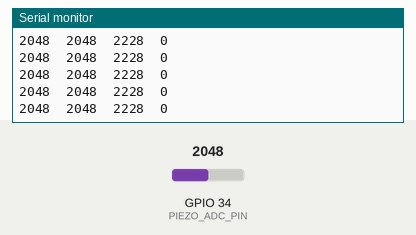
This sketch was run on a simulated ESP32. On the bench: the last lines printed to the serial monitor. Inputs (shaded band) come from the test bench; at power-on: GPIO 34 (PIEZO_ADC_PIN) = 2048 (analog values on the 0–4095 scale).

Above: at 1.5 s.
1.6 s: GPIO 34 (PIEZO_ADC_PIN) set to 624
At 2.2 s:
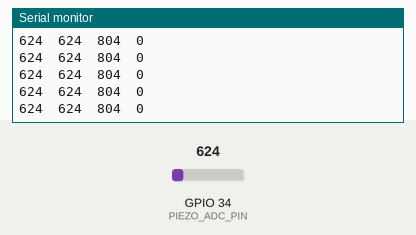
3.1 s: GPIO 34 (PIEZO_ADC_PIN) set to 566
At 4.2 s:
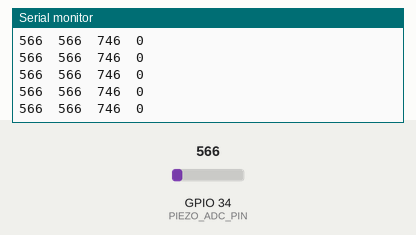
Timing chart, 0 to 6.1 s (numbered marks = the images above; inputs shaded):
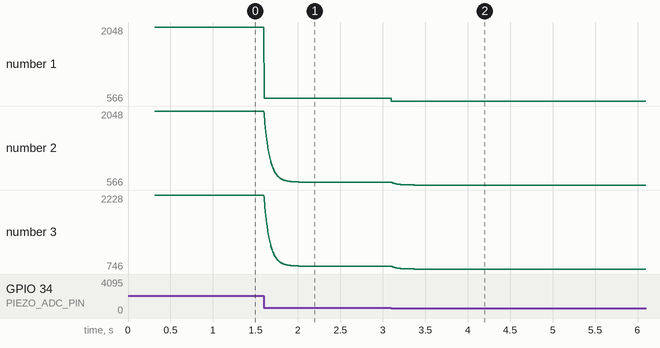

The sketch:

piezo-test.ino
```cpp
// ===== Piezo Test  — robust filtering =====
// Code by Solehin Rizal
// View: Tools -> Serial Plotter @ 115200
// Columns: raw    ema    thresh    hit(0/1)

const int PIEZO_ADC_PIN = 34;        // ADC1-only pin
const int SAMPLE_US      = 2000;     // ~500 Hz
const float EMA_ALPHA    = 0.04f;    // 0.03..0.07 (smaller = smoother)
int MARGIN               = 180;      // raise to 200–280 if you see false hits
const unsigned long REFRACT_MS = 250; // dead-time to ignore after a hit

float ema = 0.0f;
unsigned long lastHitMs = 0;

// Take N fast reads and return the median (kills single-sample spikes)
int adcMedian5() {
  int v[5];
  for (int i = 0; i < 5; ++i) v[i] = analogRead(PIEZO_ADC_PIN);
  // sort 5 (tiny, simple)
  for (int i = 0; i < 5; ++i)
    for (int j = i+1; j < 5; ++j)
      if (v[j] < v[i]) { int t=v[i]; v[i]=v[j]; v[j]=t; }
  return v[2]; // median
}

void setup() {
  Serial.begin(115200);
  analogReadResolution(12);                        // 0..4095
  analogSetPinAttenuation(PIEZO_ADC_PIN, ADC_11db); // ~0..3.3V

  // Init baseline
  long sum = 0;
  for (int i = 0; i < 150; ++i) { sum += analogRead(PIEZO_ADC_PIN); delay(2); }
  ema = sum / 150.0f;
}

void loop() {
  // Median-of-5 to suppress glitches (important when no hardware cap)
  int raw = adcMedian5();

  // Baseline (EMA)
  ema += EMA_ALPHA * (raw - ema);

  // Dynamic threshold
  int thresh = (int)ema + MARGIN;

  // Hit detection with refractory
  int hit = 0;
  unsigned long now = millis();
  if (raw > thresh && (now - lastHitMs) > REFRACT_MS) {
    hit = 1;
    lastHitMs = now;
  }

  // Plotter output
  Serial.print(raw);   Serial.print('\t');
  Serial.print((int)ema); Serial.print('\t');
  Serial.print(thresh); Serial.print('\t');
  Serial.println(hit);

  delayMicroseconds(SAMPLE_US);
}
```

Measured:
- after the input at 1.6 s, the serial monitor: prints a new line at once (image 1)
- plotted number 1: 2048 → 624 after the input at 1.6 s
- plotted number 2: 2048 → 624 after the input at 1.6 s
- plotted number 3: 2228 → 804 after the input at 1.6 s
